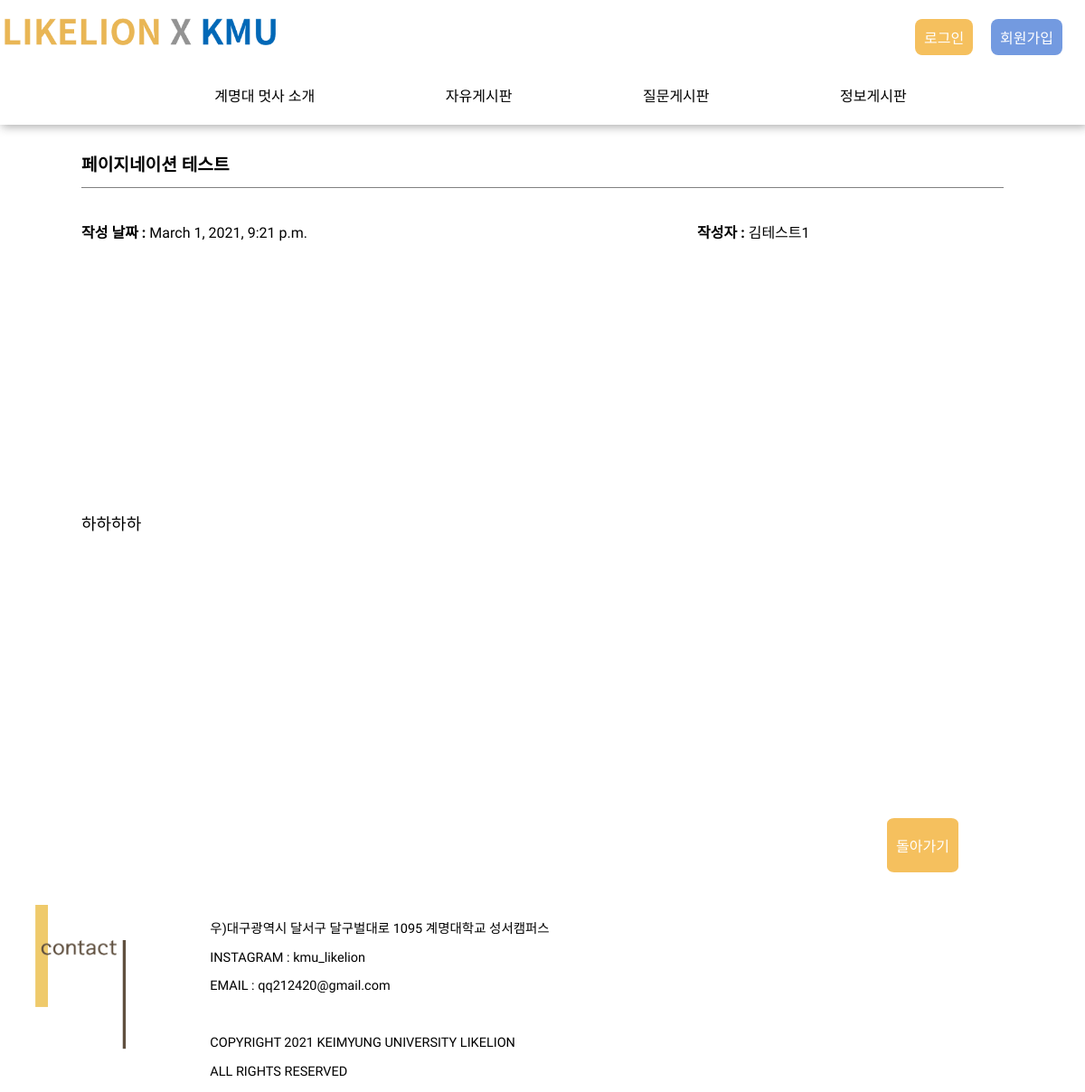
Page /qna/2 on the earlier database version.
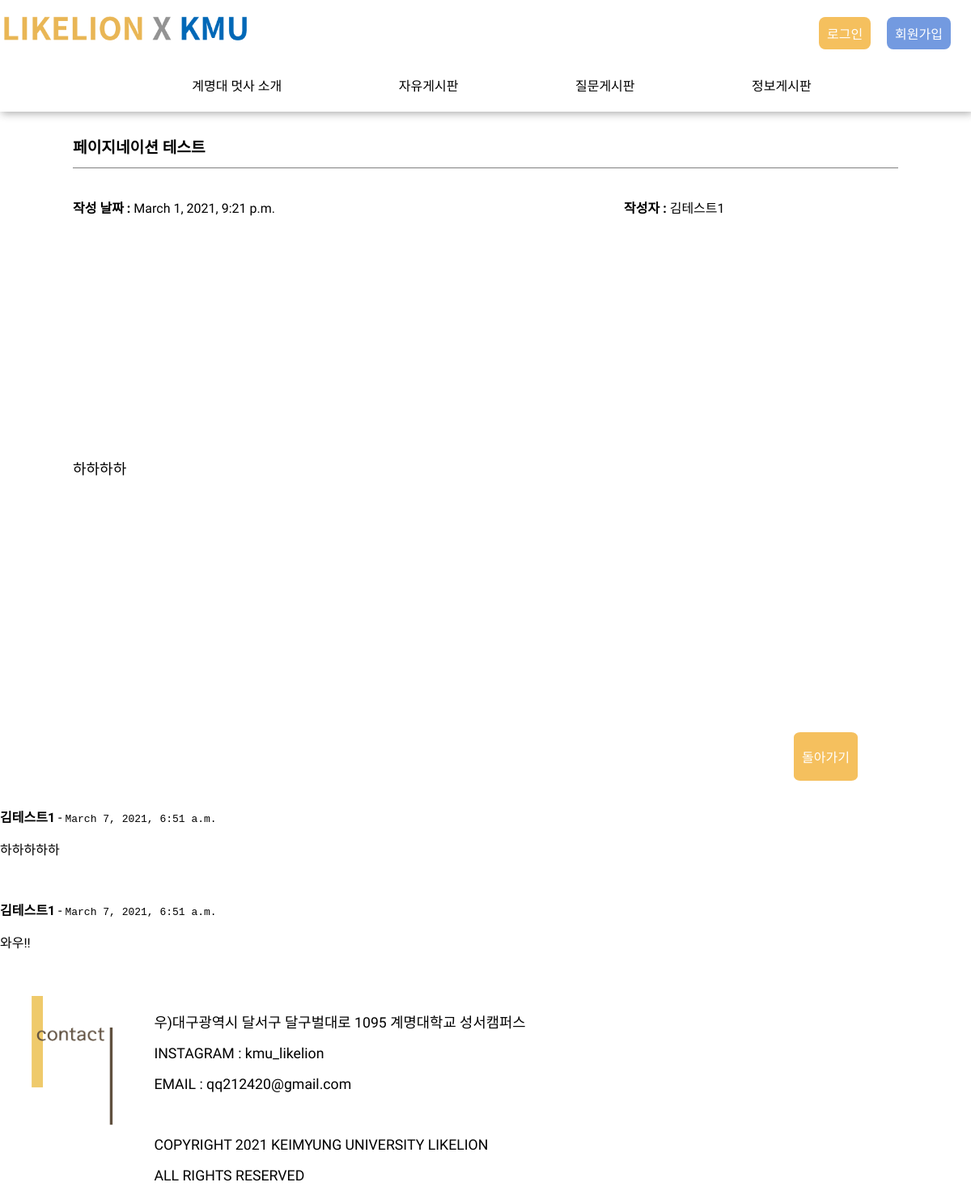
Same page on the later database version.
### crud/models.py (models this page shows, shortened)
class Qna(models.Model):
    title = models.CharField(max_length=200)
    profile_id = models.ForeignKey(Profile, related_name="Qna_profile", on_delete=models.CASCADE, db_column="Qna_profile_id")
    pub_date = models.DateTimeField('date published')
    body = models.TextField()

class QnaComment(models.Model):
    qna_id = models.ForeignKey(Qna, related_name="qna", on_delete=models.CASCADE, db_column="qna_id")
    profile_id = models.ForeignKey(Profile, related_name="QnaComment_profile", on_delete=models.CASCADE, db_column="QnaComment_profile_id")
    pub_date = models.DateTimeField('date published')
    body = models.TextField(null=False, blank=False)

### account/models.py (models this page shows, shortened)
class Profile(models.Model):
    user_id = models.CharField(max_length = 20) #아이디
    name = models.CharField(max_length = 20) #사용자의 이름
    student_Number = models.CharField(max_length=45) #학번
    user_PW = models.CharField(max_length=256) #사용자의 패스워드
    major = models.CharField(max_length=45) #전공
    age = models.IntegerField() #나이
    admin = models.IntegerField() #유저 권환 1: 관리자, 0: 사용자

### crud/views.py (the view)
# urls.py: path('qna/<int:qna_id>', views.qnaDetail, name="qnaDetail"),
def qnaDetail(request, qna_id):
    qna_detail = get_object_or_404(Qna, pk=qna_id)
    try:
        comments = QnaComment.objects.filter(qna_id=qna_id)
        try:
            comments = comments.objects.all()
        except AttributeError: # 댓글이 하나 밖에 없을때 예외 처리
            pass
    except QnaComment.DoesNotExist: # 댓글이 존재하지 않을때 예외 처리
        comments = None
    content = {
        'qna' : qna_detail,
        'comments' : comments,
    }
    return render(request, 'qnaDetail.html' , content)

### crud/templates/qnaDetail.html (shortened to what this page needs)
{% extends 'base.html' %}
{% load static %}
{% block content %}
<head>
    <link rel="stylesheet" href="{% static 'css/qnaDetail.css'%}">
</head>
<body>
    <div class="container">
        <div class="postBody">
            <table>
                <thead>
                    <td colspan="2">
                        <h2>{{ qna.title }}</h2>
                    </td>
                </thead>
                <tbody>
                    <td>
                        <p><b>작성 날짜 : </b>{{ qna.pub_date }}</p>
                    </td>
                    <td>
                        <p><b>작성자 :</b> {{ qna.profile_id.name }}</p>
                    </td>
                </tbody>
                <tfoot>
                    <tr colspan="2">
                        <td><pp style="width: 118vmin;">{{ qna.body }}</p></td>
                    </tr>
                </tfoot>
            </table>
        </div>
        <div class="btnList">
            <ul >
                <li>
                    <div class="freeBack">
                        <p><a href="{% url 'qnaList' %}">돌아가기</a></p>
                    </div>
                </li>
            </ul>
        </div>
    </div>
    <div class="container">
        {% for comment in comments %}
            <p><b>{{ comment.profile_id.name }}</b> - <tt>{{ comment.pub_date }}</tt></p>
            <p>{{ comment.body }}</p><br>
        {% endfor %}
    </div>
</body>
{% endblock %}

### LL_community/templates/base.html (shortened to what this page needs)
{% load static %}
<!DOCTYPE html>
<html lang="en">
<head>
    <link rel="stylesheet" href="{% static 'css/base.css' %}">
</head>
<body>
    <div class="allNav">
        <header>
            <div class="topHeader">
                <a href="{% url 'index' %}"><img src="{% static 'img/LLlogo.png' %}" style="width: 300px;"
                        id="logo"></a>
                <ul>
                    {% if request.session.name %}
                    <li id="login"><a href="{% url 'login:logout' %}">로그아웃</a></li>
                    {% else %}
                    <li id="login"><a href="{% url 'login:login' %}">로그인</a></li>
                    <li id="signup"><a href="{% url 'login:signup' %}">회원가입</a></li>
                    {% endif %}
                </ul>
            </div>
        </header>
        <nav>
            <div class="bottomHeader">
                <ul>
                    <li><a href="http://kelmyung.likelion.org/">계명대 멋사 소개</a></li>
                    <li><a href="{% url 'free' %}">자유게시판</a></li>
                    <li><a href="{% url 'qnaList' %}">질문게시판</a></li>
                    <li><a href="{% url 'infoList' %}">정보게시판</a></li>
                </ul>
            </div>
        </nav>
    </div>
    <main>
        {% block content %}
        {% endblock %}
    </main>
    <footer style="margin-top: 20px;">
        <div class = "lastPageWrap" style="    position: relative;">
            <div class ="lastPage"
                style="margin: 0;
                vertical-align: middle;">
                <img src="{% static 'img/4.png' %}" style=" position: absolute; width: 70%; display: block;" alt="" loading="lazy">
            </div>
            <div class ="lastSentence"
                style="text-align: left;
                position: absolute;
                left: 35vw;
                transform:translate( -50%, 0%);
                font-size: 1.2vmax;
                @media screen and (max-width:700px) {
                    .lastSentence{
                    text-align: left;
                    position: absolute;
                    left: 40vw;
                    transform:translate( -50%, 60%);
                    font-size: 1.2vmax;
                }
            }">
                <p>
                    우)대구광역시 달서구 달구벌대로 1095 계명대학교 성서캠퍼스
                </p>
                <p>
                    INSTAGRAM : kmu_likelion
                </p>
                <p>
                    EMAIL : qq212420@gmail.com
                </p>
                <br>
                <p>
                    COPYRIGHT 2021 KEIMYUNG UNIVERSITY LIKELION
                </p>
                <p>
                    ALL RIGHTS RESERVED
                </p>
            </div>
        </div>
    </footer>
</body>
</html>

### crud/static/css/base.css (style rules this page uses)
body { margin:0px; font-family: 'Nanum Gothic', sans-serif; text-decoration: none; color : black; }
a { text-decoration: none; color : black; }
li { list-style: none; }
#logo { margin-top: 15px; }
.topHeader { display: flex; flex-direction: row; justify-content: space-between; }
.topHeader ul { display: flex; flex-direction: row; }
.topHeader li { margin-right: 20px; padding: 8px; border-radius: 8px; }
.topHeader li a { color:white; }
#login { background-color: rgb(245, 192, 94); padding-left: 10px; padding-right: 10px; }
#signup { background-color: rgb(115, 154, 224); padding-left: 10px; padding-right: 10px; }
.bottomHeader ul { margin-left: 10vw; margin-right: 10vw; display: flex; flex-direction: row; justify-content: space-around; }
.bottomHeader li a { font-weight: 400; }
.allNav { padding: 5px; z-index: 999; margin-bottom: 10px; box-shadow: 2px 2px 10px rgba(32, 32, 32, 0.384); }
:root { --button-color: orange; --button-bg-color: white; --button-hover-bg-color: gray; }
.lastPageWrap { position: relative; }
.lastPage { margin: 0; width: 70%; vertical-align: middle; position: absolute; }
.lastSentence { text-align: left; position: absolute; left: 35vw; transform:translate( -50%, 60%); font-size: 1.2vmax; }

### crud/static/css/qnaDetail.css (style rules this page uses)
.postBody { display: flex; flex-direction: row; justify-content:space-around; }
.postBody h2 { border: gray; border-bottom: 0.5px solid gray; width: 85vmin; height: 40px; font-size: larger; }
.postBody tfoot { font-family: 'Nanum Gothic', sans-serif; border-radius: 0px; width: 118vmin; height: 50vmin; font-size: large; overflow: scroll; }
.btnList { display: flex; flex-direction: row; justify-content: flex-end; }
.btnList ul { display: flex; margin-right: 10vmin; }
.btnList ul li { text-align: right; display: inline; }
.freeBack { border-radius: 10%; padding: 2px 10px 2px 10px; background-color: rgb(245, 192, 94); margin-right: 20px; }
.freeBack a { color: white; }

Differences in the rows shown:
added QnaComment: profile_id.name "김테스트1", pub_date "March 7, 2021, 6:51 a.m.", body "하하하하하"
added QnaComment: profile_id.name "김테스트1", pub_date "March 7, 2021, 6:51 a.m.", body "와우!!"
